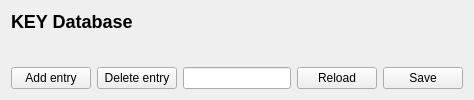
      <widget class="QWidget" name="TabPage">
       <attribute name="title">
        <string>Database</string>
       </attribute>
       <layout class="QGridLayout">
        <item row="0" column="0">
         <widget class="QLabel" name="textLabel4">
          <property name="text">
           <string>&lt;h2&gt;KEY Database&lt;/h2&gt;</string>
          </property>
          <property name="wordWrap">
           <bool>false</bool>
          </property>
         </widget>
        </item>
        <item row="1" column="0">
         <widget class="QTable" name="table_database" native="true">
          <property name="sizePolicy">
           <sizepolicy hsizetype="Expanding" vsizetype="Expanding">
            <horstretch>0</horstretch>
            <verstretch>0</verstretch>
           </sizepolicy>
          </property>
          <property name="minimumSize">
           <size>
            <width>0</width>
            <height>0</height>
           </size>
          </property>
          <property name="maximumSize">
           <size>
            <width>32767</width>
            <height>32767</height>
           </size>
          </property>
          <property name="numRows" stdset="0">
           <number>0</number>
          </property>
          <property name="numCols" stdset="0">
           <number>5</number>
          </property>
          <property name="showGrid" stdset="0">
           <bool>true</bool>
          </property>
          <property name="readOnly" stdset="0">
           <bool>false</bool>
          </property>
         </widget>
        </item>
        <item row="2" column="0">
         <layout class="QHBoxLayout">
          <item>
           <widget class="QPushButton" name="button_database_add">
            <property name="text">
             <string>Add entry</string>
            </property>
           </widget>
          </item>
          <item>
           <widget class="QPushButton" name="button_database_delete">
            <property name="text">
             <string>Delete entry</string>
            </property>
           </widget>
          </item>
          <item>
           <widget class="QLineEdit" name="line_database"/>
          </item>
          <item>
           <widget class="QPushButton" name="button_database_reload">
            <property name="text">
             <string>Reload</string>
            </property>
           </widget>
          </item>
          <item>
           <widget class="QPushButton" name="button_database_save">
            <property name="text">
             <string>Save</string>
            </property>
           </widget>
          </item>
         </layout>
        </item>
       </layout>
      </widget>
